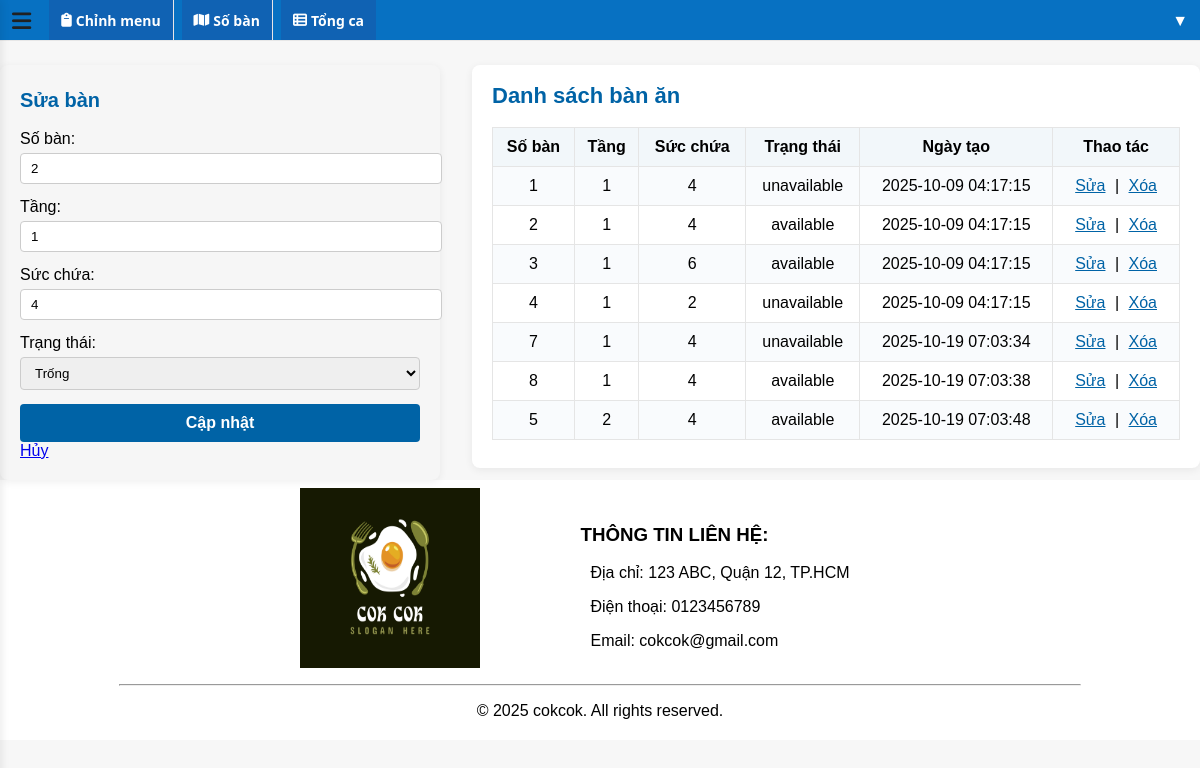
Screenshot of /ADMIN/table.php?edit=2 with the database file from the repository.
### tables this page shows
CREATE TABLE `tables` (
  `id` int(11) NOT NULL,
  `table_number` int(11) NOT NULL,
  `floor` int(11) NOT NULL DEFAULT 1,
  `qr_secret` varchar(64) NOT NULL DEFAULT '',
  `capacity` int(11) DEFAULT 4,
  `status` enum('available','unavailable') DEFAULT 'available',
  `created_at` timestamp NOT NULL DEFAULT current_timestamp()
);

### ADMIN/table.php (the view, shortened to what this page needs)
<?php
include '../functions/database.php';
$result = $conn->query("SELECT * FROM tables ORDER BY floor, table_number");
?>
<head>
</head>
<div class="table-management-container">
    <div class="table-add-form">
        <?php
        if (isset($_GET['edit'])):
            $id = intval($_GET['edit']);
            $edit = $conn->query("SELECT * FROM tables WHERE id = $id")->fetch_assoc();
        ?>
        <h3>Sửa bàn</h3>
        <form action="process.php" method="post">
            <label for="table_number">Số bàn:</label>
            <input type="number" id="table_number" name="table_number" value="<?= $edit['table_number'] ?>" required>
            <label for="floor">Tầng:</label>
            <input type="number" id="floor" name="floor" value="<?= $edit['floor'] ?>" min="1" required>
            <label for="capacity">Sức chứa:</label>
            <input type="number" id="capacity" name="capacity" value="<?= $edit['capacity'] ?>" required>
            <label for="status">Trạng thái:</label>
            <select id="status" name="status">
                <option value="available" <?= $edit['status']=='available'?'selected':'' ?>>Trống</option>
            </select>
            <button type="submit" name="update">Cập nhật</button>
            <a href="table.php">Hủy</a>
        </form>
        <?php endif; ?>
    </div>
    <div class="table-list-section">
        <h2>Danh sách bàn ăn</h2>
        <table class="table-list">
            <tr>
                <th>Số bàn</th>
                <th>Tầng</th>
                <th>Sức chứa</th>
                <th>Trạng thái</th>
                <th>Ngày tạo</th>
                <th>Thao tác</th>
            </tr>
            <?php while($row = $result->fetch_assoc()): ?>
            <tr>
                <td><?= $row['table_number'] ?></td>
                <td><?= $row['floor'] ?></td>
                <td><?= $row['capacity'] ?></td>
                <td><?= $row['status'] ?></td>
                <td><?= $row['created_at'] ?></td>
                <td>
                    <a href="table.php?edit=<?= $row['id'] ?>">Sửa</a> |
                    <a href="table.php?delete=<?= $row['id'] ?>" onclick="return confirm('Xác nhận xóa bàn này?');">Xóa</a>
                </td>
            </tr>
            <?php endwhile; ?>
        </table>
    </div>
</div>
<?php
include '../includes/masterAdmin.php';
?>

### assets/css/order.css (style rules this page uses)
:root { --brand:#0b72cf; --bg:#f5f7fb; --card:#fff; --muted:#7a8599; --line:#e6e8ee; --green:#1bb869; }
body { background:var(--bg); }

### assets/css/login.css (style rules this page uses)
body, html { height: 100%; margin: 0; font-family: "Segoe UI", Arial, sans-serif; }

### assets/css/listmenu.css (style rules this page uses)
body { font-family: Arial, sans-serif; background: #f7f7f7; }
h2 { margin-bottom: 20px; }
table { border-collapse: collapse; width: 100%; background: #fff; }
th, td { border: 1px solid #eee; padding: 10px; text-align: center; }
tr:nth-child(even) { background: #f2f2f2; }
input[type="text"], input[type="number"] { width: 95%; padding: 7px; border: 1px solid #ccc; border-radius: 4px; }

### assets/css/table.css (style rules this page uses)
.table-management-container { display: flex; gap: 32px; align-items: flex-start; width: 100%; margin-top: 24px; flex-wrap: wrap; }
.table-add-form { flex: 1 1 320px; width: 100%; max-width: 400px; min-width: 220px; background: #f6f6f6; padding: 24px 20px 20px 20px; border-radius: 8px; box-shadow: 0 2px 8px #0001; display: flex; flex-direction: column; justify-content: flex-start; margin: 0 auto; }
.table-add-form h3 { margin-top: 0; margin-bottom: 18px; font-size: 20px; color: #0063a6; }
.table-add-form label { font-weight: 500; display: block; margin-bottom: 5px; }
.table-add-form input, .table-add-form select { width: 100%; padding: 7px 10px; margin-bottom: 14px; border: 1px solid #ccc; border-radius: 4px; }
.table-add-form button { width: 100%; background: #0063a6; color: #fff; padding: 10px 0; border: none; border-radius: 4px; font-size: 16px; cursor: pointer; font-weight: bold; transition: background 0.2s; }
.table-list-section { flex: 2 1 0px; min-width: 340px; background: #fff; padding: 18px 20px; border-radius: 8px; box-shadow: 0 2px 8px #0001; }
.table-list-section h2 { margin-top: 0; margin-bottom: 18px; font-size: 22px; color: #0063a6; }
.table-list { width: 100%; border-collapse: collapse; font-size: 16px; margin-bottom: 10px; }
.table-list th, .table-list td { border: 1px solid #e5e5e5; padding: 10px 8px; text-align: center; }
.table-list th { background: #f2f7fa; font-weight: bold; }
.table-list tr:nth-child(even) { background: #f9fbfd; }
.table-list a { color: #0063a6; text-decoration: underline; margin: 0 5px; font-weight: 500; }

### rows the page displays
tables: table_number "2", floor "1", capacity "4", status "Trống", status "available", created_at "2025-10-09 04:17:15"
tables: table_number "1", floor "1", capacity "4", status "unavailable", created_at "2025-10-09 04:17:15"
tables: table_number "3", floor "1", capacity "6", status "available", created_at "2025-10-09 04:17:15"
tables: table_number "4", floor "1", capacity "2", status "unavailable", created_at "2025-10-09 04:17:15"
tables: table_number "7", floor "1", capacity "4", status "unavailable", created_at "2025-10-19 07:03:34"
tables: table_number "8", floor "1", capacity "4", status "available", created_at "2025-10-19 07:03:38"
tables: table_number "5", floor "2", capacity "4", status "available", created_at "2025-10-19 07:03:48"
